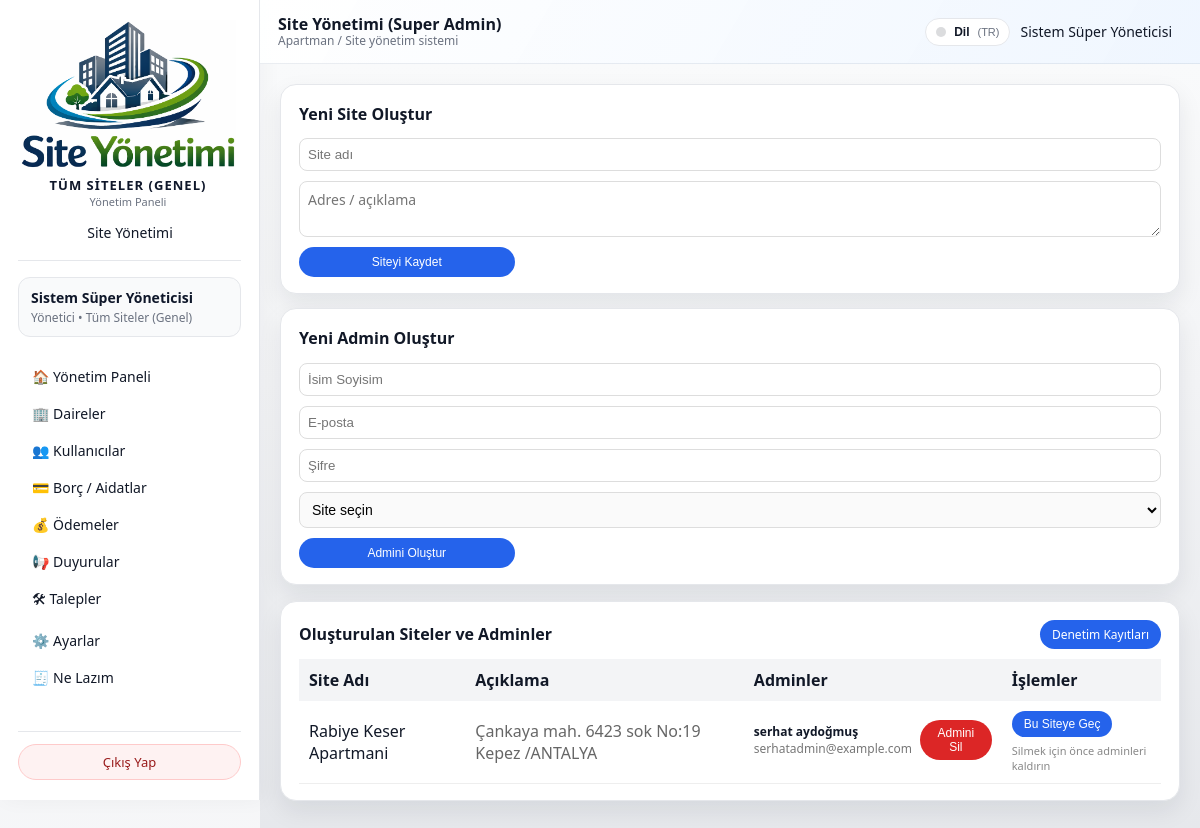
Page /admin/sites (signed in) on the committed database.
### models/user_model.py (models this page shows, shortened)
class User(db.Model):
    __tablename__ = "users"
    id = db.Column(db.Integer, primary_key=True)
    name = db.Column(db.String(120), nullable=False)
    email = db.Column(db.String(120), unique=True, nullable=False, index=True)
    phone = db.Column(db.String(32), nullable=True)
    password_hash = db.Column(db.String(255), nullable=False)
    role = db.Column(db.String(20), nullable=False, default="resident")
    site_id = db.Column(db.Integer, db.ForeignKey("sites.id"), nullable=True)
    apartment_id = db.Column(
        db.Integer,
        db.ForeignKey("apartments.id"),
        nullable=True,
    )
    is_active = db.Column(db.Boolean, default=True, nullable=False)

### models/site_model.py (models this page shows, shortened)
class Site(db.Model):
    __tablename__ = "sites"
    id = db.Column(db.Integer, primary_key=True)
    name = db.Column(db.String(150), nullable=False, unique=True)
    description = db.Column(db.String(255), nullable=True)
    db_path = db.Column(db.String(255), nullable=True)
    is_active = db.Column(db.Boolean, nullable=False, default=True)
    users = db.relationship("User", backref="site", lazy="dynamic")

### routes/admin_routes.py (the view, shortened to what this page needs)
@admin_bp.route("/sites", methods=["GET", "POST"])
@super_admin_required
def manage_sites():
    sites = []
    site_admins_map = defaultdict(list)
    try:
        sites = Site.query.order_by(Site.name.asc()).all()
        if sites:
            admins = (
                User.query.filter_by(role="admin")
                .order_by(User.name.asc())
                .all()
            )
            for admin in admins:
                if admin.site_id:
                    site_admins_map[admin.site_id].append(admin)
    except SQLAlchemyError as exc:
        current_app.logger.exception("Site listesi alınamadı: %s", exc)
        flash("Site listesi alınırken bir hata oluştu.", "error")
    return render_template(
        "admin/sites.html",
        sites=sites,
        site_admins_map=site_admins_map,
    )

### routes/admin_routes.py (called while the page is built)
def super_admin_required(view_func):
    @wraps(view_func)
    def wrapped_view(*args, **kwargs):
        user_id = session.get("user_id")
        role = session.get("user_role")
        if not user_id:
            flash("Devam etmek için lütfen giriş yapın.", "info")
            return redirect(url_for("auth.login"))
        if role != "super_admin":
            flash("Bu alana sadece süper yönetici erişebilir.", "error")
            return redirect(url_for("index"))
        return view_func(*args, **kwargs)
    return wrapped_view

def get_site_display_name() -> str:
    default_name = "Site / Apartman"
    try:
        settings = SystemSetting.get_singleton()
        if settings and getattr(settings, "site_name", None):
            name = (settings.site_name or "").strip()
            if name:
                return name
    except SQLAlchemyError as exc:
        current_app.logger.exception("Site adı okunamadı: %s", exc)
    return default_name

@admin_bp.app_context_processor
def inject_site_name():
    name = session.get("site_name")
    if not name:
        name = get_site_display_name()  # DB'den oku (SystemSetting)
        session["site_name"] = name
    return {"current_site_name": name}

### templates/admin/sites.html (shortened to what this page needs)
{% extends "base.html" %}
{% set LANG = session.get('lang','tr') %}
{% macro tp(k) -%}
  {{ I18N_PAGE.get(LANG, I18N_PAGE['tr']).get(k, I18N_PAGE['tr'].get(k, k)) }}
{%- endmacro %}
{% block topbar_title %}{{ tp('topbar_title') }}{% endblock %}
{% block content %}
<div class="dashboard-grid">
  <section>
    <div class="card" style="margin-bottom:14px;">
      <h2 style="font-size:16px;">{{ tp('new_site_title') }}</h2>
      <form method="post" action="{{ url_for('admin.manage_sites') }}"
            style="display:flex; flex-direction:column; gap:10px;">
        <input type="text" name="name" required placeholder="{{ tp('site_name_ph') }}"
               style="padding:8px; border-radius:8px; border:1px solid #ddd;">
        <textarea name="description" rows="2" placeholder="{{ tp('site_desc_ph') }}"
                  style="padding:8px; border-radius:8px; border:1px solid #ddd;"></textarea>
        <button type="submit" class="form-action">
          {{ tp('btn_save_site') }}
        </button>
      </form>
    </div>
    <div class="card">
      <h2 style="font-size:16px;">{{ tp('new_admin_title') }}</h2>
      <form method="post" action="{{ url_for('admin.create_site_admin') }}"
            style="display:flex; flex-direction:column; gap:10px;">
        <input type="text" name="admin_name" required placeholder="{{ tp('admin_name_ph') }}"
               style="padding:8px; border-radius:8px; border:1px solid #ddd;">
        <input type="email" name="admin_email" required placeholder="{{ tp('admin_email_ph') }}"
               style="padding:8px; border-radius:8px; border:1px solid #ddd;">
        <input type="password" name="admin_password" required placeholder="{{ tp('admin_pass_ph') }}"
               style="padding:8px; border-radius:8px; border:1px solid #ddd;">
        <select name="admin_site_id" required
                style="padding:8px; border-radius:8px; border:1px solid #ddd;">
          <option value="">{{ tp('select_site') }}</option>
        </select>
        <button type="submit" class="form-action">
          {{ tp('btn_create_admin') }}
        </button>
      </form>
    </div>
  </section>
  <section>
    <div class="card">
      <div class="card-head-row">
        <h2 style="font-size:16px;">{{ tp('table_title') }}</h2>
        <a href="{{ url_for('admin.audit_logs') }}"
           class="action-btn btn-blue"
           style="text-decoration:none; display:inline-flex; align-items:center; justify-content:center;">
          {{ tp('btn_audit_logs') }}
        </a>
      </div>
      <div class="table-wrap" style="margin-top:10px;">
        <table class="sites-table" style="width:100%; border-collapse:collapse;">
          <thead>
            <tr style="background:#f3f4f6;">
              <th style="padding:10px;">{{ tp('col_site_name') }}</th>
              <th style="padding:10px;">{{ tp('col_desc') }}</th>
              <th style="padding:10px;">{{ tp('col_admins') }}</th>
              <th style="padding:10px;">{{ tp('col_actions') }}</th>
            </tr>
          </thead>
          <tbody>
          {% for site in sites %}
            <tr style="border-bottom:1px solid #eee;">
              <td style="padding:10px;">{{ site.name }}</td>
              <td style="padding:10px; color:#666;">
                {{ site.description or tp('dash') }}
              </td>
              <td style="padding:10px;">
                {% set admins = site_admins_map.get(site.id) %}
                {% if admins %}
                  {% for admin in admins %}
                    <div class="admin-item">
                      <div class="admin-info">
                        <strong>{{ admin.name }}</strong>
                        <span style="color:#777;">{{ admin.email }}</span>
                      </div>
                      <form method="post"
                            action="{{ url_for('admin.delete_site_admin', admin_id=admin.id) }}">
                        <button class="action-btn btn-red">
                          {{ tp('btn_delete_admin') }}
                        </button>
                      </form>
                    </div>
                  {% endfor %}
                {% else %}
                  <span style="color:#aaa;">{{ tp('admin_not_assigned') }}</span>
                {% endif %}
              </td>
              <td style="padding:10px;">
                <div class="actions-box">
                  <form method="get"
                        action="{{ url_for('admin.switch_active_site', site_id=site.id) }}">
                    <button class="action-btn btn-blue">
                      {{ tp('btn_switch_site') }}
                    </button>
                  </form>
                  {% if not admins %}
                    <form method="post"
                          action="{{ url_for('admin.delete_site', site_id=site.id) }}">
                      <button class="action-btn btn-red">
                        {{ tp('btn_delete_site') }}
                      </button>
                    </form>
                  {% else %}
                    <span style="font-size:11px; color:#888;">
                      {{ tp('delete_rule') }}
                    </span>
                  {% endif %}
                </div>
              </td>
            </tr>
          {% endfor %}
          </tbody>
        </table>
      </div>
    </div>
  </section>
</div>
{% endblock %}

### templates/base.html (shortened to what this page needs)
<!doctype html>
<html lang="{{ session.get('lang','tr') }}">
<head>
  <link rel="stylesheet" href="{{ url_for('static', filename='css/app.css') }}">
</head>
<body class="{% block body_class %}{% endblock %}">
{% set LANG = session.get('lang','tr') %}
{% macro t(k) -%}
  {{ I18N.get(LANG, I18N['tr']).get(k, I18N['tr'].get(k, k)) }}
{%- endmacro %}
<div class="layout">
  <aside class="sidebar" id="sidebar">
    {% set _role = session.get("user_role") %}
    {% set _active_site = session.get("active_site_name") %}
    {% set site_name = session.get("active_site_name")
      or (current_site_name if current_site_name is defined and current_site_name else t('default_brand_name')) %}
    {% if _role == "super_admin" and not _active_site %}
      {% set site_name = t('all_sites_global') %}
    {% endif %}
    <div class="sidebar__header">
      <div class="sidebar__logo-wrapper">
        <img
          src="{{ url_for('static', filename='logo1.png') }}"
          alt="Logo"
          class="sidebar__logo-img"
          style="width:220px; height:150px; object-fit:contain;"
        >
        <div class="sidebar__brand-block">
          <div class="sidebar__brand-title">
            {{ site_name }}
          </div>
          <div class="sidebar__brand-subtitle">
            {{ t('panel_title') }}
          </div>
        </div>
        {% if session.get("user_role") == "super_admin" %}
          <a href="{{ url_for('admin.manage_sites', lang=LANG) }}" class="sidebar__link">
            {{ t('menu_site_mgmt') }}
          </a>
        {% endif %}
      </div>
    </div>
    <div class="sidebar__user">
      {% set user_name = session.get("user_name") %}
      {% set user_role = session.get("user_role") %}
      {% set active_site_name = session.get("active_site_name") %}
      {% set fallback_site_name = session.get("site_name", t('default_site_name')) %}
      {% if user_role == "super_admin" and not active_site_name %}
        {% set fallback_site_name = t('all_sites_global') %}
      {% endif %}
      <div class="sidebar__user-name">
        {% if user_name %}
          {{ user_name }}
        {% else %}
          {{ t('logged_in') }}
        {% endif %}
      </div>
      <div class="sidebar__user-role">
        {% if user_role in ["admin", "super_admin"] %}
          {{ t('role_admin_of') }} {{ active_site_name or fallback_site_name }}
        {% elif user_role == "resident" %}
          {{ t('role_resident_of') }} {{ active_site_name or fallback_site_name }}
        {% else %}
          {{ active_site_name or fallback_site_name }}
        {% endif %}
      </div>
    </div>
    <nav class="sidebar__nav">
      {% set endpoint = request.endpoint or "" %}
      {% if user_role in ["admin", "super_admin"] %}
        <a href="{{ url_for('admin.dashboard', lang=LANG) }}"
           class="sidebar__link {% if endpoint == 'admin.dashboard' %}sidebar__link--active{% endif %}">
          🏠 {{ t('menu_admin_dashboard') }}
        </a>
        <a href="{{ url_for('admin.manage_apartments', lang=LANG) }}"
           class="sidebar__link {% if endpoint == 'admin.manage_apartments' %}sidebar__link--active{% endif %}">
          🏢 {{ t('menu_apartments') }}
        </a>
        <a href="{{ url_for('admin.manage_users', lang=LANG) }}"
           class="sidebar__link {% if endpoint == 'admin.manage_users' %}sidebar__link--active{% endif %}">
          👥 {{ t('menu_users') }}
        </a>
        <a href="{{ url_for('admin.manage_bills', lang=LANG) }}"
           class="sidebar__link {% if endpoint == 'admin.manage_bills' or endpoint == 'admin.dues_summary' %}sidebar__link--active{% endif %}">
          💳 {{ t('menu_bills') }}
        </a>
        <a href="{{ url_for('admin.manage_payments', lang=LANG) }}"
           class="sidebar__link {% if endpoint == 'admin.manage_payments' %}sidebar__link--active{% endif %}">
          💰 {{ t('menu_payments') }}
        </a>
        <a href="{{ url_for('admin.manage_announcements', lang=LANG) }}"
           class="sidebar__link {% if endpoint == 'admin.manage_announcements' %}sidebar__link--active{% endif %}">
          📢 {{ t('menu_announcements') }}
        </a>
        <a href="{{ url_for('admin.manage_tickets', lang=LANG) }}"
           class="sidebar__link {% if endpoint == 'admin.manage_tickets' %}sidebar__link--active{% endif %}">
          🛠 {{ t('menu_tickets') }}
        </a>
        <a href="{{ url_for('admin.settings', lang=LANG) }}"
           class="sidebar__link {% if endpoint == 'admin.settings' %}sidebar__link--active{% endif %}">
          ⚙️ {{ t('menu_settings') }}
        </a>
        <a href="{{ url_for('admin.ne_lazim', lang=LANG) }}"
          class="sidebar__link {% if endpoint == 'admin.ne_lazim' %}sidebar__link--active{% endif %}">
          🧾 {{ t('menu_need_list') }}
        </a>
      {% else %}
        <a href="{{ url_for('admin.dashboard', lang=LANG) }}"
           class="sidebar__link {% if endpoint == 'admin.dashboard' %}sidebar__link--active{% endif %}">
          🏠 {{ t('menu_admin_dashboard') }}
        </a>
      {% endif %}
    </nav>
    <div class="sidebar__footer">
      <a href="{{ url_for('auth.logout', lang=LANG) }}" class="sidebar__logout-btn">
        {{ t('logout') }}
      </a>
    </div>
  </aside>
  <div class="main">
    <header class="topbar">
      <div>
        <div class="topbar__title">
          {% block topbar_title %}{{ t('panel_title') }}{% endblock %}
        </div>
        <div class="topbar__subtitle">
          {% if user_role == "admin" or (user_role == "super_admin" and active_site_name) %}
            {{ t('admin_view') }}
          {% elif user_role == "resident" %}
            {{ t('resident_view') }}
          {% else %}
            {{ t('system_view') }}
          {% endif %}
        </div>
      </div>
      <div class="topbar__user" style="display:flex; align-items:center; gap:10px;">
        <div class="lang-switch" id="langSwitch">
          <button type="button" class="lang-btn" id="langBtn" aria-haspopup="true" aria-expanded="false">
            <span class="lang-dot"></span>
            <span style="font-weight:600;">{{ t('language') }}</span>
            <span style="color:#6b7280; font-size:11px;">({{ LANG|upper }})</span>
          </button>
          {% set nxt = request.full_path %}
        </div>
        {% if user_name %}
          <span class="topbar__user-name">{{ user_name }}</span>
        {% endif %}
      </div>
    </header>
    <main class="content">
      {% block content %}{% endblock %}
    </main>
  </div>
</div>
</body>
</html>

### templates/base.html (style rules this page uses)
.lang-switch { position: relative; display: inline-flex; align-items: center; gap: 8px; }
.lang-btn { display: inline-flex; align-items: center; gap: 8px; padding: 6px 10px; border-radius: 999px; border: 1px solid #e5e7eb; background: #fff; cursor: pointer; font-size: 12px; color: #111827; white-space: nowrap; }
.lang-dot { width: 10px; height: 10px; border-radius: 999px; background: #111827; opacity: .15; }

### templates/admin/sites.html (style rules this page uses)
.action-btn { padding:6px 12px; border-radius:999px; border:none; font-size:12px; cursor:pointer; }
.btn-blue { background:#2563eb; color:white; }
.btn-red { background:#dc2626; color:white; }
.actions-box { display:flex; flex-direction:column; gap:6px; align-items:flex-start; }
.admin-item { display:flex; justify-content:space-between; align-items:center; gap:8px; margin-bottom:4px; }
.admin-info { display:flex; flex-direction:column; font-size:12px; }
th { font-weight:600; }
.form-action { width:25%; min-width:140px; text-align:center; border-radius:999px; padding:8px 10px; font-size:12px; background:#2563eb; color:white; border:none; cursor:pointer; }
.sites-table th { text-align:left !important; }
.sites-table td { text-align:left; }
.table-wrap { width:100%; overflow-x:auto; }
.card-head-row { display:flex; align-items:center; justify-content:space-between; gap:10px; flex-wrap:wrap; }
.card-head-row h2 { margin:0; }

### rows in the picture
User: name "Sistem Süper Yöneticisi"
Site: name "Rabiye Keser Apartmani", description "Çankaya mah. 6423 sok No:19 Kepez /ANTALYA", get "Bu Siteye Geç Silmek için önce adminleri kaldırın"
User: name "serhat aydoğmuş", email "serhatadmin@example.com", get "Admini Sil"

### other values in the picture
{{ I18N_PAGE.get(LANG, I18N_PAGE['tr']).get(k, I18N_PAGE['tr'].get(k, k)) }} "Site Yönetimi (Super Admin) Yeni Site Oluştur Siteyi Kaydet Yeni Admin Oluştur Admini Oluştur Oluşturulan Siteler ve Adminler Denetim Kayıtları Site Adı Açıklama Adminler İşlemler"
{{ LANG|upper }} "TR"
form field admin_site_id "Site seçin"
